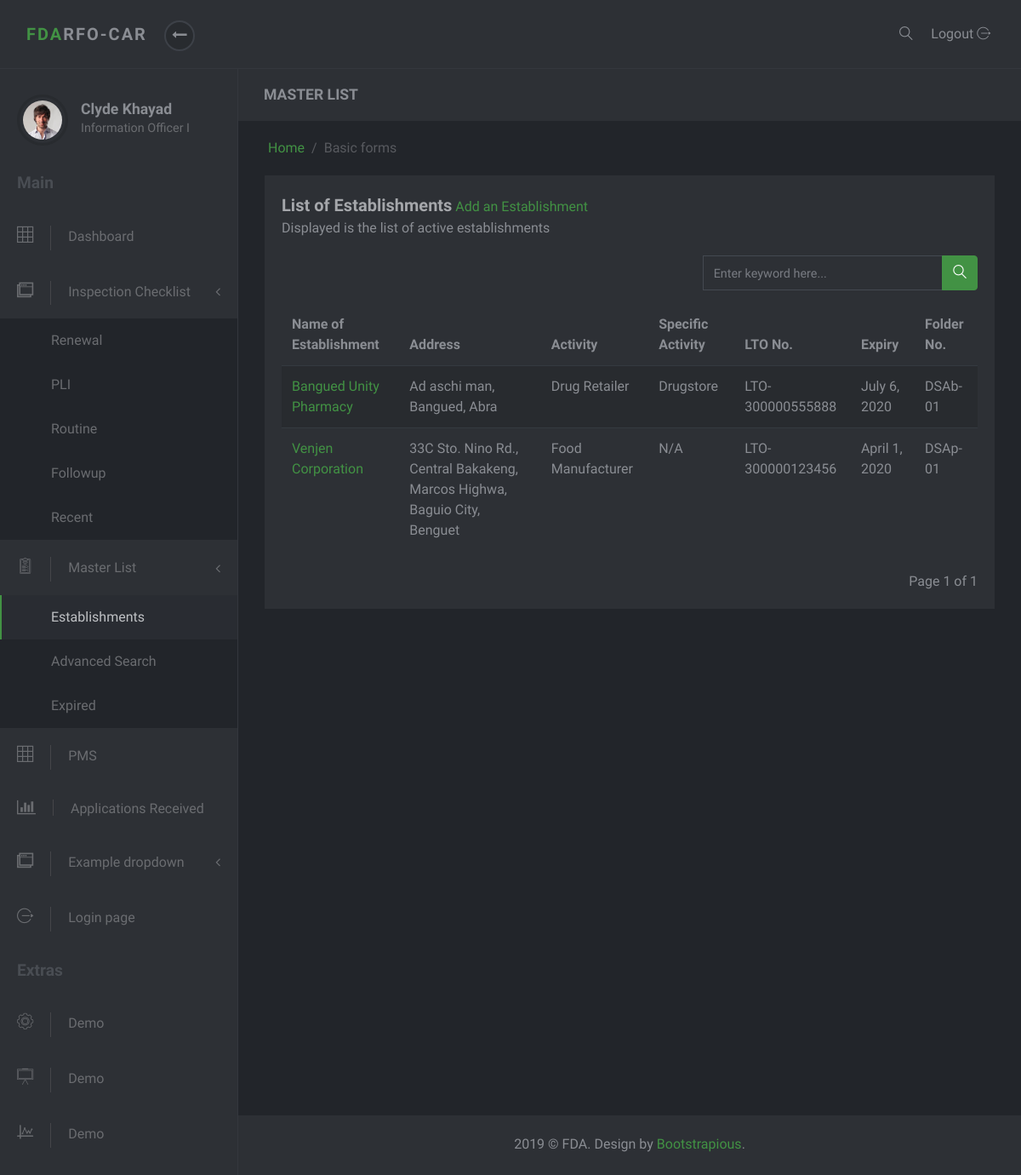
Screenshot of /masterlist/ with the database file from the repository.
### masterlist/models.py (models this page shows, shortened)
class Establishment(models.Model):
    date_modified = models.DateTimeField('date modified', default=timezone.now)
    application = models.CharField(max_length=1, choices=constants.APPLICATIONS)
    name = models.CharField(max_length=60)
    product_type = models.ForeignKey(ProductType, on_delete=models.SET_NULL, null=True)
    center = models.CharField(max_length=6, choices=constants.CENTERS)
    primary_activity = models.ForeignKey(PrimaryActivity, on_delete=models.CASCADE, null=True)
    specific_activity = models.ManyToManyField(SpecificActivity, verbose_name='Specific Activity/s')
    additional_activity = models.ForeignKey(AdditionalActivity, on_delete=models.SET_NULL, null=True)
    product_line = models.ForeignKey(ProductLine, on_delete=models.SET_NULL, null=True, blank=True)
    plant_address = models.OneToOneField(PlantAddress, on_delete=models.SET_NULL, null=True)
    office_address = models.OneToOneField(OfficeAddress, on_delete=models.SET_NULL, null=True)
    authorized_officer = models.OneToOneField(AuthorizedOfficer, on_delete=models.SET_NULL, null=True)
    remarks = models.CharField(max_length=100, null=True, blank=True, verbose_name='Product Remarks')
    status = models.CharField(max_length=8, choices=constants.EST_STATUS, null=True, default="Active")
    folder_id = models.CharField(max_length=10, null=True, verbose_name="Folder Number")
    renchecklist = RenewalChecklistManager()
    plichecklist = PLIChecklistManager()
    objects = models.Manager()
    def specific_activities(self):
        return ",\n".join(s.name for s in self.specific_activity.all())

class Address(models.Model):
    address = models.CharField(max_length=250)
    region = models.ForeignKey(Region, on_delete=models.SET_NULL, null=True)
    province = models.ForeignKey(Province, on_delete=models.SET_NULL, null=True)
    municipality_or_city = models.ForeignKey(CityOrMunicipality, on_delete=models.SET_NULL, null=True)
    def full_address(self):
        return self.address + ', ' + self.municipality_or_city.name + ', ' + self.province.name

class CityOrMunicipality(models.Model):
    name = models.CharField(max_length=30)
    description = models.CharField(max_length=50, null=True, blank=True)
    province = models.ForeignKey(Province, on_delete=models.CASCADE)

class Province(models.Model):
    name = models.CharField(max_length=30)
    region = models.ForeignKey(Region, on_delete=models.SET_NULL, null=True)

class ProductType(models.Model):
    name = models.CharField(max_length=50)
    def __str__(self):
        return self.name

class PrimaryActivity(models.Model):
    name = models.CharField(max_length=150)
    def __str__(self):
        return self.name

class SpecificActivity(models.Model):
    name = models.CharField(max_length=150)

class Lto(models.Model):
    establishment = models.ForeignKey(Establishment, on_delete=models.CASCADE, null=True, related_name='ltos')
    issuance = models.DateTimeField(null=True, blank=True, verbose_name='Date Issued')
    lto_number = models.CharField(max_length=20)
    expiry = models.DateTimeField('expiry date')
    class Meta:
        ordering = ['-expiry']

### masterlist/views.py (the view)
# urls.py: path('', EstablishmentListView.as_view(), name='index'),
class EstablishmentListView(ListView):
    model = Establishment
    items_per_page = 10
    template_name = 'masterlist/index.html'
    context_object_name = 'test'
    def get_context_data(self, **kwargs):
        context = super().get_context_data(**kwargs)
        context['masterlist_active'] = "active"
        page = self.request.GET.get('page')
        paginator = mypaginator.MyPaginator(self.get_establishments(), self.items_per_page, page)
        establishments = paginator.get_paginated_result()
        context['paginated_result'] = establishments
        return context
    def get_establishments(self):
        establishments = Establishment.objects.all()
        query = self.request.GET.get('q', None)
        if query is not None:
            establishments = Establishment.objects.filter(
                Q(name__icontains=query) |
                Q(center__icontains=query)
            )
        return establishments

### masterlist/mypaginator.py (called while the page is built)
    def get_paginated_result(self):
        paginated_result = ''
        paginator = Paginator(self.query_set, self.items_per_page)
        page = self.page
        try:
            paginated_result = paginator.page(page)
        except PageNotAnInteger:
            paginated_result = paginator.page(1)
        except EmptyPage:
            paginated_result = paginator.page(paginator.num_pages)
        return paginated_result

### masterlist/templates/masterlist/index.html (shortened to what this page needs)
{% extends 'masterlist/partial/base.html' %}
{% block subtitle %} MASTER LIST {% endblock %}
{% block content %}
<div class="row">
    <div class="col-lg-12">
        <div class="block">
            <div class="title">
                <strong>List of Establishments</strong>  <a href="{% url 'admin:masterlist_establishment_add' %}" target="_blank">Add an Establishment</a>
                <span class="d-block">Displayed is the list of active establishments</span>
            </div>
            <div class="row">
                <div class="col-md-7">
                </div>
                <div class="col-md-5">
                  <form action="" method='get'>
                    {% include 'masterlist/partial/search_input.html' %}
                  </form>
                </div>
            </div>
            <div class="block-body">
                <div class="table-responsive">
                    <table class="table table-striped table-hover">
                        <thead>
                        <tr>
                            <th>Name of Establishment</th>
                            <th>Address</th>
                            <th>Activity</th>
                            <th>Specific Activity</th>
                            <th>LTO No.</th>
                            <th>Expiry</th>
                            <th>Folder No.</th>
                        </tr>
                        </thead>
                        <tbody>
                        {% for est in paginated_result %}
                        <tr>
                            <td><a href="{% url 'masterlist:est-detail' est.id %}">{{est.name}}</a></td>
                            <td>{{est.plant_address.full_address}}</td>
                            <td>{{est.product_type}} {{est.primary_activity}}</td>
                            <td>{{est.specific_activities}}</td>
                            <td>{{est.ltos.first.lto_number}}</td>
                            <td>{{est.ltos.first.expiry.date}}</td>
                            <td>{{est.folder_id}}</td>
                        </tr>
                        {% endfor %}
                        </tbody>
                    </table>
                </div>
                <br>
                {% include 'masterlist/partial/pagination.html' %}
            </div>
        </div>
    </div>
</div>
{% endblock %}

### masterlist/static/darkadmin/css/style.green.css (style rules this page uses)
body { position: relative; }
a { -webkit-transition: all 0.3s; transition: all 0.3s; display: inline-block; }
i, span, strong { display: inline-block; }
.block { padding: 20px; background: #2d3035; color: #8a8d93; margin-bottom: 30px; }
.block .title { margin-bottom: 20px; }
.block .title strong:first-child { font-size: 1.25rem; color: #a5a7ab; }
.table { margin-bottom: 0; }
.table td, .table th { border-color: #343a40; }
.table thead th { border: none; }
.table-striped tbody tr { -webkit-transition: all 0.3s; transition: all 0.3s; }
.table-striped tbody tr:nth-of-type(odd) { background-color: #282b2f; }
body { font-family: "Muli", sans-serif; font-size: 1rem; font-weight: 400; line-height: 1.5; color: #8a8d93; background-color: #fff; }
a { color: #429244; text-decoration: none; }

### rows the page displays
Establishment: name "Bangued Unity Pharmacy", plant_address.full_address "Ad aschi man, Bangued, Abra", product_type "Drug", primary_activity "Retailer", specific_activities "Drugstore", ltos.first.lto_number "LTO-300000555888", ltos.first.expiry "July 6, 2020", folder_id "DSAb-01"
Establishment: name "Venjen Corporation", plant_address.full_address "33C Sto. Nino Rd., Central Bakakeng, Marcos Highwa, Baguio City, Benguet", product_type "Food", primary_activity "Manufacturer", specific_activities "N/A", ltos.first.lto_number "LTO-300000123456", ltos.first.expiry "April 1, 2020", folder_id "DSAp-01"

### other values shown
{{ paginated_result.number }} "1"
{{ paginated_result.paginator.num_pages }} "1"
